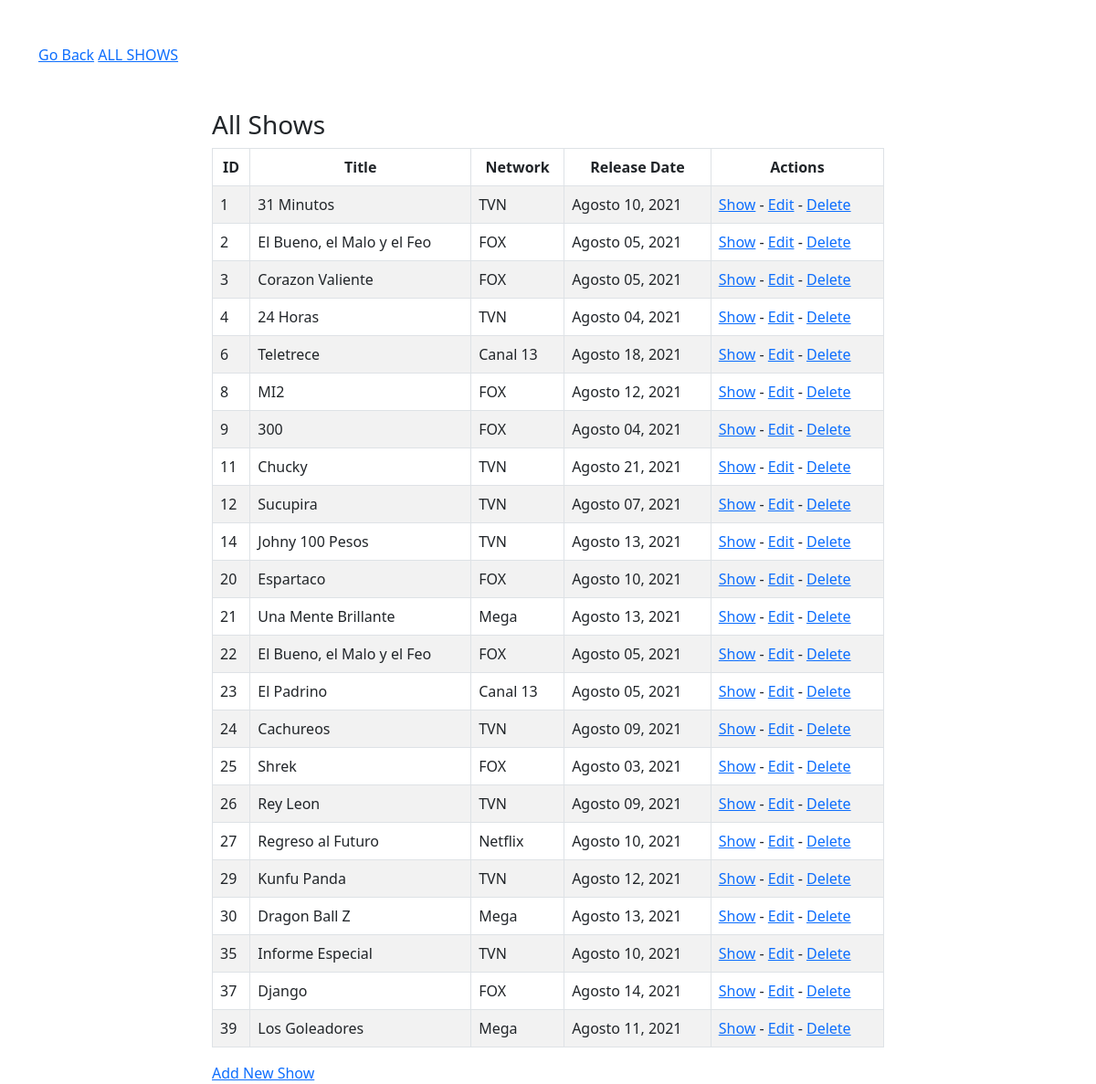
The app's page /shows, older data.
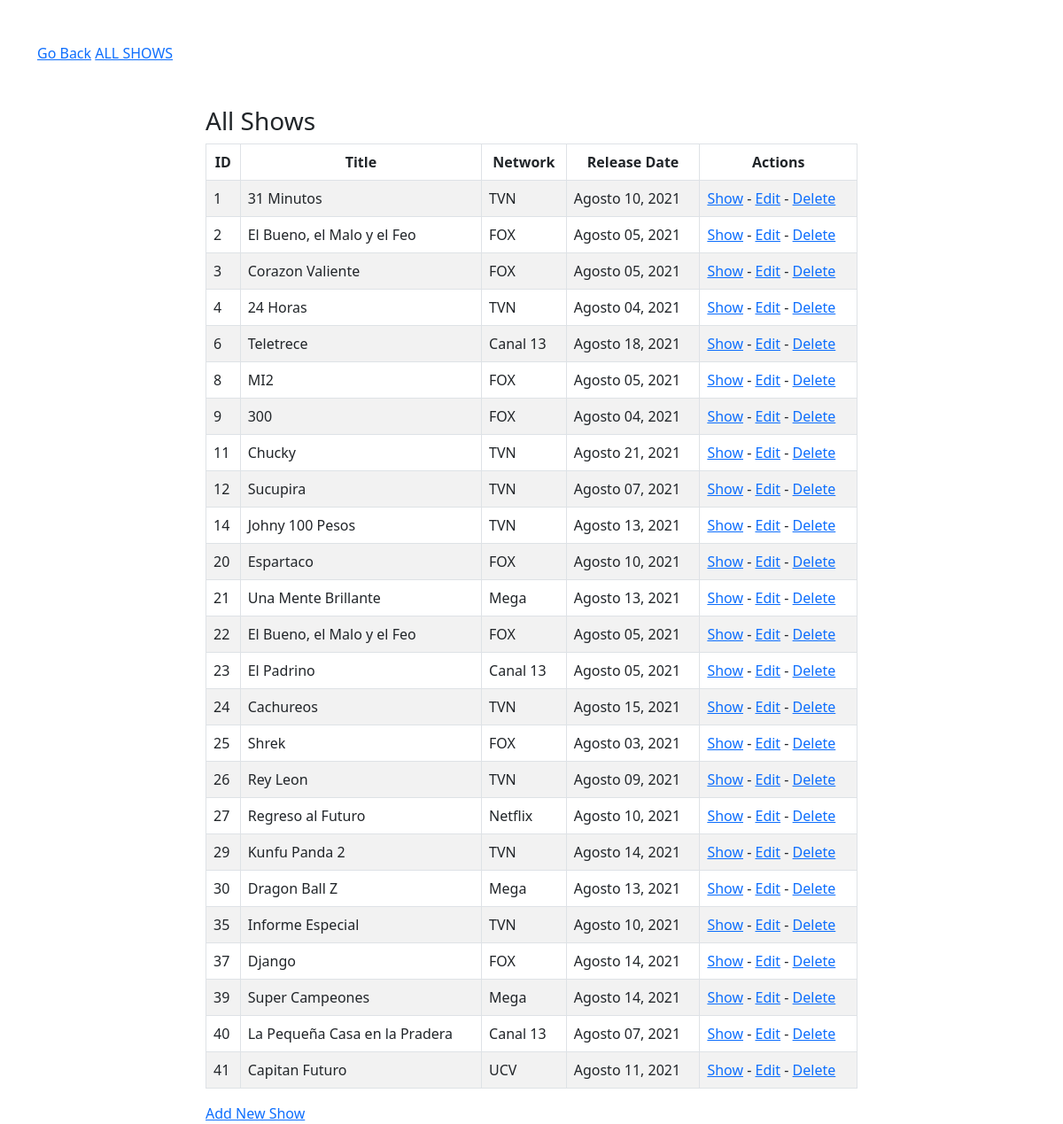
The same page, newer data.
### app/models.py (models this page shows, shortened)
class Show(models.Model):
    title = models.CharField(max_length=200)
    network = models.CharField(max_length=80)
    release_date = models.DateField()
    description = models.CharField(max_length=300)
    created_at = models.DateTimeField(auto_now_add=True)
    updated_at = models.DateTimeField(auto_now=True)
    objects = ShowManager()

### app/views.py (the view)
# urls.py: path('shows', views.shows),
def shows(request):
    context = {
        'programas_tv' : Show.objects.all(),
    }
    return render(request, 'shows.html', context)

### app/templates/shows.html (shortened to what this page needs)
{% extends "base.html" %}
{% block contenido %}
    <div class='row'>
        <div class='col-sm-12 col-lg-8 offset-lg-2'>
            <h3>All Shows</h3>
            <table class ="table table-striped table-bordered table-hover">
                <thead>
                    <tr class="text-center">
                        <th>ID</th>
                        <th>Title</th>
                        <th>Network</th>
                        <th>Release Date</th>
                        <th>Actions</th>
                    </tr>
                </thead>
                <tbody>
                        {% for tvs in programas_tv %}
                        <tr>
                            <td>{{tvs.id}}</td>
                            <td>{{tvs.title}}</td>
                            <td>{{tvs.network}}</td>
                            <td>{{tvs.release_date|date:"F d, Y"}}</td>
                            <td><a href="/shows/{{tvs.id}}">Show</a> - <a href="shows/{{tvs.id}}/edit">Edit</a> - <a href="shows/{{tvs.id}}/destroy">Delete</a></td>
                        </tr>
                        {% endfor %}
                </tbody>
                </table>
                <a href="/shows/new" >Add New Show</a>
        </div>
{% endblock %}

### app/templates/base.html (shortened to what this page needs)
<!DOCTYPE html>
<html lang="en">
<head>
    <link href="https://cdn.jsdelivr.net/npm/bootstrap@5.1.0/dist/css/bootstrap.min.css" rel="stylesheet">
    <link rel="stylesheet" href="//cdnjs.cloudflare.com/ajax/libs/toastr.js/latest/toastr.min.css">
</head>
<body>
    <div class='container mt-5'>
        <a href="javascript:history.back()" style="text-align: right; width: 100%; "> Go Back</a>
        <a href="/" style="text-align: left; width: 100%; ">ALL SHOWS</a>
    </div>
    <div class='container mt-5'>
        {% block contenido %}{% endblock %}
    </div>
</body>
</html>

Row changes from the older to the newer data that the page shows:
changed Show "MI2": release_date "Agosto 12, 2021" → "Agosto 05, 2021"
changed Show "Cachureos": release_date "Agosto 09, 2021" → "Agosto 15, 2021"
changed Show id 29: title "Kunfu Panda" → "Kunfu Panda 2"; release_date "Agosto 12, 2021" → "Agosto 14, 2021"
changed Show id 39: title "Los Goleadores" → "Super Campeones"; release_date "Agosto 11, 2021" → "Agosto 14, 2021"
added Show: id "40", title "La Pequeña Casa en la Pradera", network "Canal 13", release_date "Agosto 07, 2021"
added Show: id "41", title "Capitan Futuro", network "UCV", release_date "Agosto 11, 2021"
